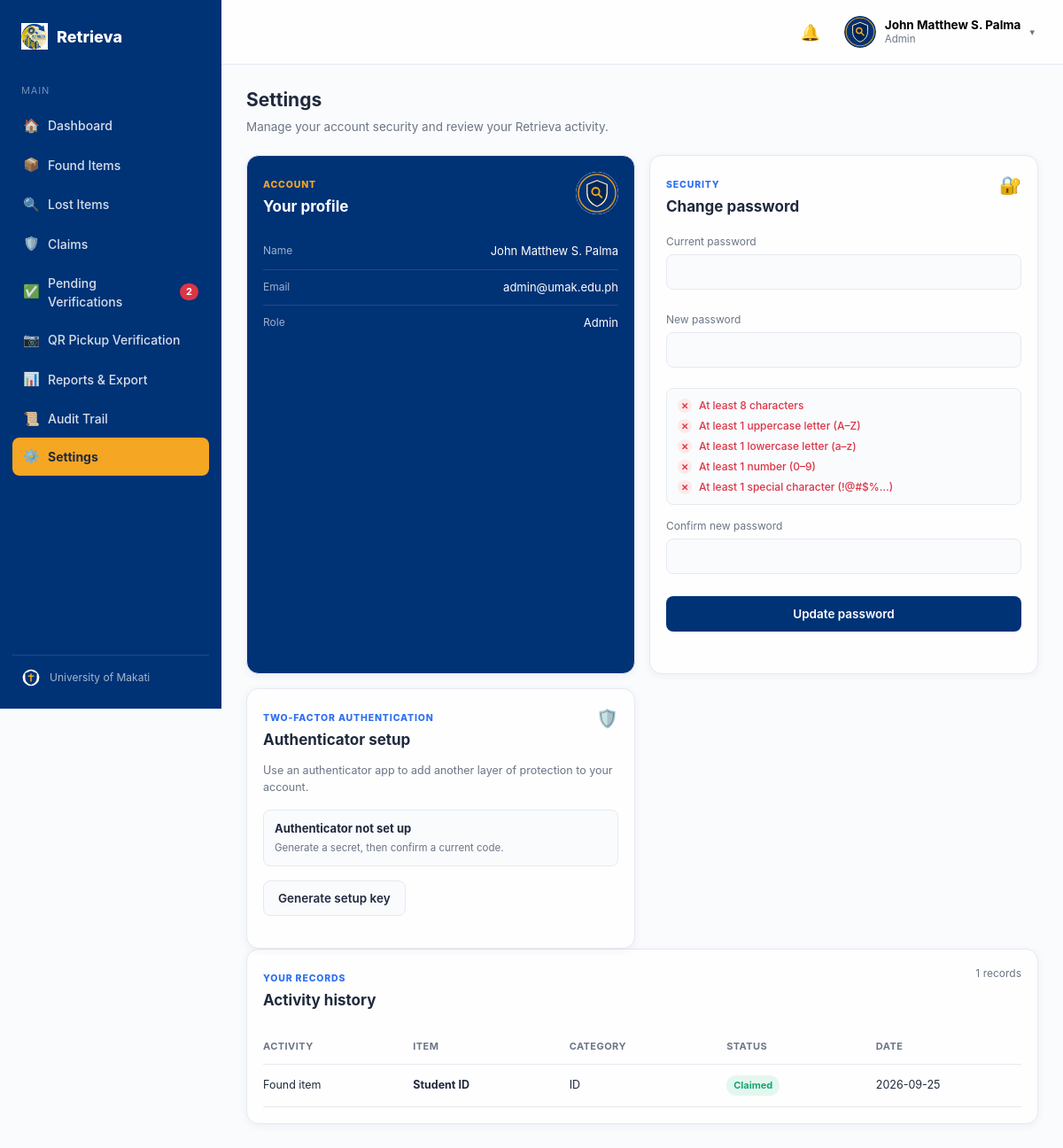
The app's page /dashboard/settings.php (signed in) with its own data.
### tables this page shows
CREATE TABLE users (
  id                    INT UNSIGNED AUTO_INCREMENT PRIMARY KEY,
  email                 VARCHAR(150) NOT NULL UNIQUE,
  student_id            VARCHAR(30)  NULL UNIQUE,
  phone                 VARCHAR(30)  NULL,
  program_department    VARCHAR(150) NULL,
  email_verified        TINYINT(1)   NOT NULL DEFAULT 0,
  phone_verified        TINYINT(1)   NOT NULL DEFAULT 0,
  last_login_at         DATETIME     NULL,
  notify_email          TINYINT(1)   NOT NULL DEFAULT 1,
  notify_sms            TINYINT(1)   NOT NULL DEFAULT 0,
  notify_in_app         TINYINT(1)   NOT NULL DEFAULT 1,
  notify_matches        TINYINT(1)   NOT NULL DEFAULT 1,
  notify_system         TINYINT(1)   NOT NULL DEFAULT 1,
  share_lost_reports    TINYINT(1)   NOT NULL DEFAULT 1,
  full_name             VARCHAR(150) NOT NULL,
  password_hash         VARCHAR(255) NULL,           
  password_is_set       TINYINT(1)   NOT NULL DEFAULT 0,
  skip_password_prompt  TINYINT(1)   NOT NULL DEFAULT 0,  
  role                  ENUM('admin','security','professor','student') NOT NULL DEFAULT 'student',
  auth_provider         ENUM('local','google') NOT NULL DEFAULT 'local',
  google_id             VARCHAR(100) NULL UNIQUE,
  avatar_url            VARCHAR(500) NULL,            
  totp_secret           VARCHAR(64)  NULL,
  totp_enabled          TINYINT(1)   NOT NULL DEFAULT 0,
  login_method          ENUM('email','totp') NOT NULL DEFAULT 'email',
  status                ENUM('active','blocked') NOT NULL DEFAULT 'active',
  failed_attempts       INT UNSIGNED NOT NULL DEFAULT 0,
  lockout_until         DATETIME     NULL,
  created_at            TIMESTAMP NOT NULL DEFAULT CURRENT_TIMESTAMP,
  updated_at            TIMESTAMP NOT NULL DEFAULT CURRENT_TIMESTAMP ON UPDATE CURRENT_TIMESTAMP
);

### database/db.php (called while the page is built, shortened)
<?php
function get_db(): PDO {
    static $pdo = null;
    if ($pdo === null) {
        try {
            $pdo = new PDO(
                'mysql:host=' . DB_HOST . ';dbname=' . DB_NAME . ';charset=utf8mb4',
                DB_USER,
                DB_PASS,
                [
                    PDO::ATTR_ERRMODE            => PDO::ERRMODE_EXCEPTION,
                    PDO::ATTR_DEFAULT_FETCH_MODE => PDO::FETCH_ASSOC,
                    PDO::ATTR_EMULATE_PREPARES   => false,
                ]
            );
        } catch (PDOException $e) {
            http_response_code(500);
            die(json_encode(['success' => false, 'message' => 'Database connection failed.']));
        }
    }
    return $pdo;
}

### dashboard/_bootstrap.php (called while the page is built, shortened)
<?php
require_once __DIR__ . '/../database/db.php';
require_once __DIR__ . '/rbac.php';
$session = require_login_page('../auth/login.php');
$stmt = get_db()->prepare(
    'SELECT id, email, student_id, phone, program_department, email_verified, phone_verified,
            notify_email, notify_sms, notify_in_app, notify_matches, notify_system, share_lost_reports,
            full_name, role, avatar_url, auth_provider, password_is_set, skip_password_prompt, totp_enabled, login_method
     FROM users WHERE id = ?'
);
$stmt->execute([$session['user_id']]);
$user = $stmt->fetch();
$role = $user['role'];
$avatarSrc = $user['avatar_url'] ?: '../assets/images/default-avatar.svg';

### dashboard/rbac.php (called while the page is built, shortened)
<?php
function role_label(string $role): string {
    return ucfirst($role);
}

### dashboard/settings.php (the view, shortened to what this page needs)
<?php
require_once __DIR__ . '/_bootstrap.php';
$db = get_db();
$historyStmt = $db->prepare(
    "SELECT record_type, item_name, category, status, event_date
     FROM (
       SELECT 'Lost report' AS record_type, item_name, category, status,
              date_lost AS event_date, created_at
       FROM lost_items WHERE reported_by = ?
       UNION ALL
       SELECT 'Found item' AS record_type, item_name, category, status,
              date_found AS event_date, created_at
       FROM found_items WHERE logged_by = ?
       UNION ALL
       SELECT 'Claim' AS record_type, fi.item_name, fi.category, c.status,
              DATE(c.created_at) AS event_date, c.created_at
       FROM claims c INNER JOIN found_items fi ON fi.id = c.found_item_id
       WHERE c.claimant_id = ?
       UNION ALL
       SELECT 'Pickup' AS record_type, fi.item_name, fi.category,
              CASE WHEN p.scanned_at IS NULL THEN 'scheduled' ELSE 'completed' END AS status,
              DATE(COALESCE(p.scanned_at, p.scheduled_for, p.created_at)) AS event_date,
              p.created_at
       FROM pickups p
       INNER JOIN claims c ON c.id = p.claim_id
       INNER JOIN found_items fi ON fi.id = c.found_item_id
       WHERE c.claimant_id = ?
     ) AS activity
     ORDER BY event_date DESC, record_type ASC LIMIT 100"
);
$historyStmt->execute([$user['id'], $user['id'], $user['id'], $user['id']]);
$history = $historyStmt->fetchAll();
function settings_status_class(string $status): string {
    return match ($status) {
        'approved', 'resolved', 'completed', 'claimed' => 'settings-status--success',
        'rejected', 'disposed' => 'settings-status--danger',
        'pending', 'manual_review', 'scheduled', 'matched' => 'settings-status--warning',
        default => 'settings-status--neutral',
    };
}
?>
<!DOCTYPE html>
<html lang="en">
<head>
<link rel="stylesheet" href="../assets/theme.css"><link rel="stylesheet" href="styles.css"><link rel="stylesheet" href="settings.css">
</head>
<body data-page="settings" data-role="<?= htmlspecialchars($role, ENT_QUOTES, 'UTF-8') ?>">
<?php include __DIR__ . '/components/sidebar.php'; ?>
<div class="main-col">
  <?php include __DIR__ . '/components/header.php'; ?>
  <main class="page-content settings-page">
    <div class="page-header"><h1>Settings</h1><p>Manage your account security and review your Retrieva activity.</p></div>
    <section class="settings-grid">
      <article class="card settings-card settings-card--profile" id="profile">
        <div class="settings-card__heading"><div><span class="settings-eyebrow">Account</span><h2>Your profile</h2></div><div class="settings-avatar"><img src="<?= htmlspecialchars($avatarSrc, ENT_QUOTES, 'UTF-8') ?>" alt=""></div></div>
        <dl class="settings-details">
          <div><dt>Name</dt><dd><?= htmlspecialchars($user['full_name'], ENT_QUOTES, 'UTF-8') ?></dd></div>
          <div><dt>Email</dt><dd><?= htmlspecialchars($user['email'], ENT_QUOTES, 'UTF-8') ?></dd></div>
          <div><dt>Role</dt><dd><?= htmlspecialchars(role_label($role), ENT_QUOTES, 'UTF-8') ?></dd></div>
        </dl>
      </article>
      <article class="card settings-card">
        <div class="settings-card__heading"><div><span class="settings-eyebrow">Security</span><h2>Change password</h2></div><span class="settings-card__icon">🔐</span></div>
        <form id="change-password-form" class="settings-form">
          <label class="field"><span>Current password</span><input type="password" name="current_password" autocomplete="current-password" required></label>
          <label class="field"><span>New password</span><input type="password" id="new-password-input" name="password" minlength="8" autocomplete="new-password" required></label>
          <ul class="pw-criteria" id="pw-criteria" aria-live="polite">
            <li data-rule="length"><span class="pw-icon" aria-hidden="true">✕</span> At least 8 characters</li>
            <li data-rule="upper"><span class="pw-icon" aria-hidden="true">✕</span> At least 1 uppercase letter (A–Z)</li>
            <li data-rule="lower"><span class="pw-icon" aria-hidden="true">✕</span> At least 1 lowercase letter (a–z)</li>
            <li data-rule="number"><span class="pw-icon" aria-hidden="true">✕</span> At least 1 number (0–9)</li>
            <li data-rule="special"><span class="pw-icon" aria-hidden="true">✕</span> At least 1 special character (!@#$%…)</li>
          </ul>
          <label class="field"><span>Confirm new password</span><input type="password" name="confirm_password" minlength="8" autocomplete="new-password" required></label>
          <button type="submit" class="btn btn-primary">Update password</button><p class="settings-feedback" id="password-feedback" role="status"></p>
        </form>
      </article>
      <article class="card settings-card">
        <div class="settings-card__heading"><div><span class="settings-eyebrow">Two-factor authentication</span><h2>Authenticator setup</h2></div><span class="settings-card__icon">🛡️</span></div>
        <p class="settings-copy">Use an authenticator app to add another layer of protection to your account.</p>
        <div class="settings-totp-status <?= !empty($user['totp_enabled']) ? 'is-enabled' : '' ?>" id="totp-status"><strong><?= !empty($user['totp_enabled']) ? 'Authenticator enabled' : 'Authenticator not set up' ?></strong><span><?= !empty($user['totp_enabled']) ? 'Your account has a verified authenticator secret.' : 'Generate a secret, then confirm a current code.' ?></span></div>
        <button type="button" class="btn btn-secondary" id="totp-start-btn" <?= !empty($user['totp_enabled']) ? 'hidden' : '' ?>>Generate setup key</button>
        <button type="button" class="btn btn-danger-outline" id="totp-disable-btn" <?= empty($user['totp_enabled']) ? 'hidden' : '' ?>>Disable authenticator</button><p class="settings-feedback" id="totp-feedback" role="status"></p>
      </article>
    </section>
    <section class="card settings-card settings-history">
      <div class="settings-card__heading"><div><span class="settings-eyebrow">Your records</span><h2>Activity history</h2></div><span class="settings-history__count"><?= count($history) ?> records</span></div>
      <div class="settings-table-wrap"><table class="settings-table"><thead><tr><th>Activity</th><th>Item</th><th>Category</th><th>Status</th><th>Date</th></tr></thead><tbody>
      <?php if (!$history): ?><tr><td colspan="5" class="settings-empty">No lost, found, claim, or pickup records yet.</td></tr><?php else: foreach ($history as $entry): ?><tr><td><?= htmlspecialchars($entry['record_type'], ENT_QUOTES, 'UTF-8') ?></td><td><strong><?= htmlspecialchars($entry['item_name'], ENT_QUOTES, 'UTF-8') ?></strong></td><td><?= htmlspecialchars($entry['category'], ENT_QUOTES, 'UTF-8') ?></td><td><span class="settings-status <?= settings_status_class($entry['status']) ?>"><?= htmlspecialchars(ucwords(str_replace('_', ' ', $entry['status'])), ENT_QUOTES, 'UTF-8') ?></span></td><td><?= htmlspecialchars((string)$entry['event_date'], ENT_QUOTES, 'UTF-8') ?></td></tr><?php endforeach; endif; ?>
      </tbody></table></div>
    </section>
  </main>
</div>
</body></html>

### dashboard/components/header.php (shortened to what this page needs)
<header class="topbar">
  <div class="topbar__actions">
    <div class="notif-wrapper" style="position: relative;">
      <button class="icon-btn" id="notif-bell-btn" aria-label="Notifications" aria-expanded="false">
        🔔
      </button>
    </div>
    <div class="user-menu">
      <button class="user-menu__trigger" id="user-menu-trigger">
        <img src="<?= htmlspecialchars($avatarSrc ?? '../assets/images/default-avatar.svg') ?>"
             onerror="this.onerror=null; this.src='../assets/images/default-avatar.svg';"
             alt="<?= htmlspecialchars(($user['full_name'] ?? 'User')) ?>'s avatar"
             class="user-menu__avatar">
        <span class="user-menu__text">
          <strong><?= htmlspecialchars($user['full_name'] ?? '') ?></strong>
          <small><?= htmlspecialchars(function_exists('role_label') ? role_label($role ?? '') : ($role ?? '')) ?></small>
        </span>
        <span class="user-menu__caret">▾</span>
      </button>
    </div>
  </div>
</header>

### assets/theme.css (style rules this page uses)
:root { --c-white: #FEFEFE; --c-bg-soft: #FAFBFD; --c-navy: #003276; --c-navy-dark: #002554; --c-gold: #F5A623; --c-gold-soft: #FEEFC4; --c-cream: #FEEFC4; --c-text: #1F2A3D; --c-text-muted: #6B7686; --c-border: #E6E9F0; --c-border-strong: #CFD6E4; --c-surface-hover: #F3F6FB; --c-success: #17A673; --c-success-bg: #E4F7EF; --c-danger: #DC3545; --c-danger-bg: #FDEAEA; --c-info: #2E6FF2; --c-info-bg: #EAF1FE; --c-purple: #7C5CFC; --c-purple-bg: #EFEBFF; --radius-sm: 8px; --radius-md: 14px; --radius-lg: 20px; --shadow-sm: 0 1px 3px rgba(0, 50, 118, 0.05); --shadow-card: 0 2px 10px rgba(0, 50, 118, 0.06); --shadow-pop: 0 12px 32px rgba(0, 50, 118, 0.18); --font-body: "Inter", "Segoe UI", system-ui, -apple-system, sans-serif; }
* { box-sizing: border-box; }
html, body { margin: 0; padding: 0; font-family: var(--font-body); line-height: 1.5; color: var(--c-text); background: var(--c-bg-soft); -webkit-font-smoothing: antialiased; }
img { max-width: 100%; display: block; }
button, input, select, textarea { font-family: inherit; }

### dashboard/styles.css (style rules this page uses)
body { display: flex; min-height: 100vh; }
.main-col { flex: 1; min-width: 0; display: flex; flex-direction: column; }
.topbar { display: flex; align-items: center; gap: 16px; padding: 14px 28px; background: var(--c-white); border-bottom: 1px solid var(--c-border); position: sticky; top: 0; z-index: 20; }
.topbar__actions { margin-left: auto; display: flex; align-items: center; gap: 14px; }
.icon-btn { position: relative; border: none; background: none; font-size: 18px; cursor: pointer; width: 40px; height: 40px; padding: 4px; border-radius: 50%; display: flex; align-items: center; justify-content: center; transition: background 0.15s ease; }
.notif-wrapper { position: relative; }
.user-menu { position: relative; }
.user-menu__trigger { display: flex; align-items: center; gap: 10px; background: none; border: none; cursor: pointer; padding: 4px; }
.user-menu__avatar { width: 36px; height: 36px; border-radius: 50%; object-fit: cover; background: var(--c-bg-soft); }
.user-menu__text { display: flex; flex-direction: column; align-items: flex-start; line-height: 1.25; }
.user-menu__text strong { font-size: 13.5px; }
.user-menu__text small { color: var(--c-text-muted); font-size: 11.5px; }
.user-menu__caret { color: var(--c-text-muted); font-size: 11px; }
.page-content { padding: 24px 28px 48px; flex: 1; }
.page-header h1 { margin: 0 0 4px; font-size: 21px; }
.page-header p { margin: 0 0 22px; color: var(--c-text-muted); font-size: 13.5px; }
.card { background: var(--c-white); border: 1px solid var(--c-border); border-radius: var(--radius-md); padding: 18px; box-shadow: var(--shadow-card); min-width: 0; }
.btn { display: inline-flex; align-items: center; justify-content: center; gap: 6px; min-height: 40px; padding: 9px 16px; border-radius: var(--radius-sm); border: 1px solid transparent; font-size: 13.5px; font-weight: 600; line-height: 1.2; text-decoration: none; cursor: pointer; transition: filter 0.15s ease, background-color 0.15s ease, border-color 0.15s ease, transform 0.05s ease; }
.btn-primary { background: var(--c-navy); color: var(--c-white); }
.field { display: flex; flex-direction: column; gap: 6px; min-width: 0; margin-bottom: 14px; }
.field input[type="text"], .field input[type="email"], .field input[type="password"], .field input[type="date"], .field select, .field textarea, .form-control, .claim-form input[type="text"] { width: 100%; min-height: 40px; padding: 9px 12px; border: 1px solid var(--c-border); border-radius: var(--radius-sm); background: var(--c-bg-soft); color: var(--c-text); font-size: 13.5px; transition: border-color 0.15s ease, box-shadow 0.15s ease, background-color 0.15s ease; }

### records on screen
users: full_name "John Matthew S. Palma", role "Admin", email "admin@umak.edu.ph"

### other values on screen
$icon "🏠 📦 🔍 🛡️ ✅ 📷 📊 📜 ⚙️"
$label "Dashboard Found Items Lost Items Claims Pending Verifications QR Pickup Verification Reports & Export Audit Trail Settings"
$badge "2"
count($history) "1"
$entry['record_type'] "Found item"
$entry['item_name'] "Student ID"
$entry['category'] "ID"
str_replace('_', ' ', $entry['status']) "Claimed"
$entry['event_date'] "2026-09-25"
